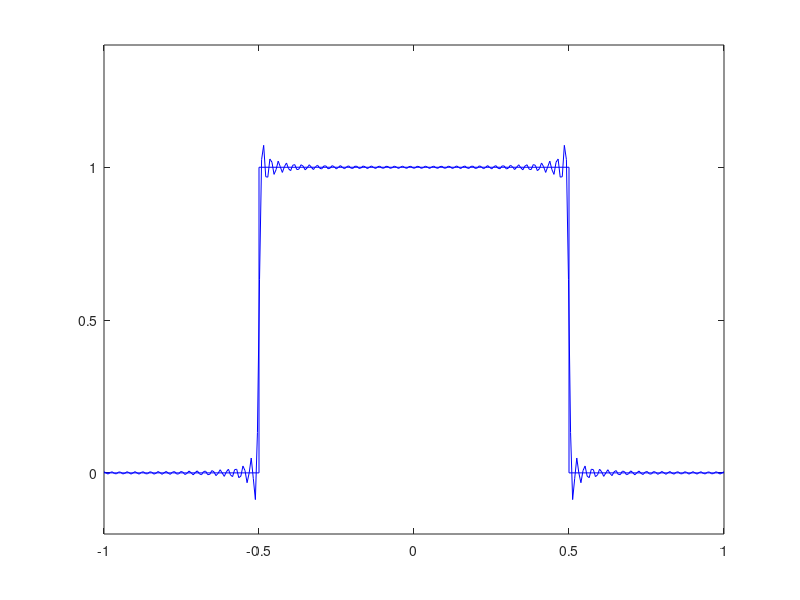

Write the MATLAB code that produced this figure.
%========================================================
% PHY250 HW4
% Digipen Bilbao
% Javier Guerra  - j.guerra@digipen.edu
%========================================================

function exercise3
  precision = 81;
  x = linspace(-1, 1, 300);
  %first iteration outside of the loop
  f =(1/2) + (2/pi) * cos(pi*x);
  %Create folder for the video
  out_dir = "temp_img";
  mkdir(out_dir);
  for i = 3: 2 : precision
    %Plot curve
    plot(x,f, 'Color', 'b');
    hold on;
    %plot lines
    plot([-1 -0.5],[0 0], 'Color', 'b')
    hold on;
    plot([-0.5 -0.5],[0 1], 'Color', 'b')
    hold on;
    plot([-0.5 0.5],[1 1], 'Color', 'b')
    hold on;
    plot([0.5 0.5],[0 1], 'Color', 'b')
    hold on;
    plot([0.5 1],[0 0], 'Color', 'b')
    hold off;
    axis([-1 1 -0.2 1.4])
    %add this iterations value
    f += 2/(i*pi)*(-1)^((i-1)/2) * cos(i*pi*x);
    %Create a image
    fname = fullfile (out_dir, sprintf("img%03i.png", i));
    imwrite (getframe (gcf).cdata, fname);
  endfor
  
  
endfunction
